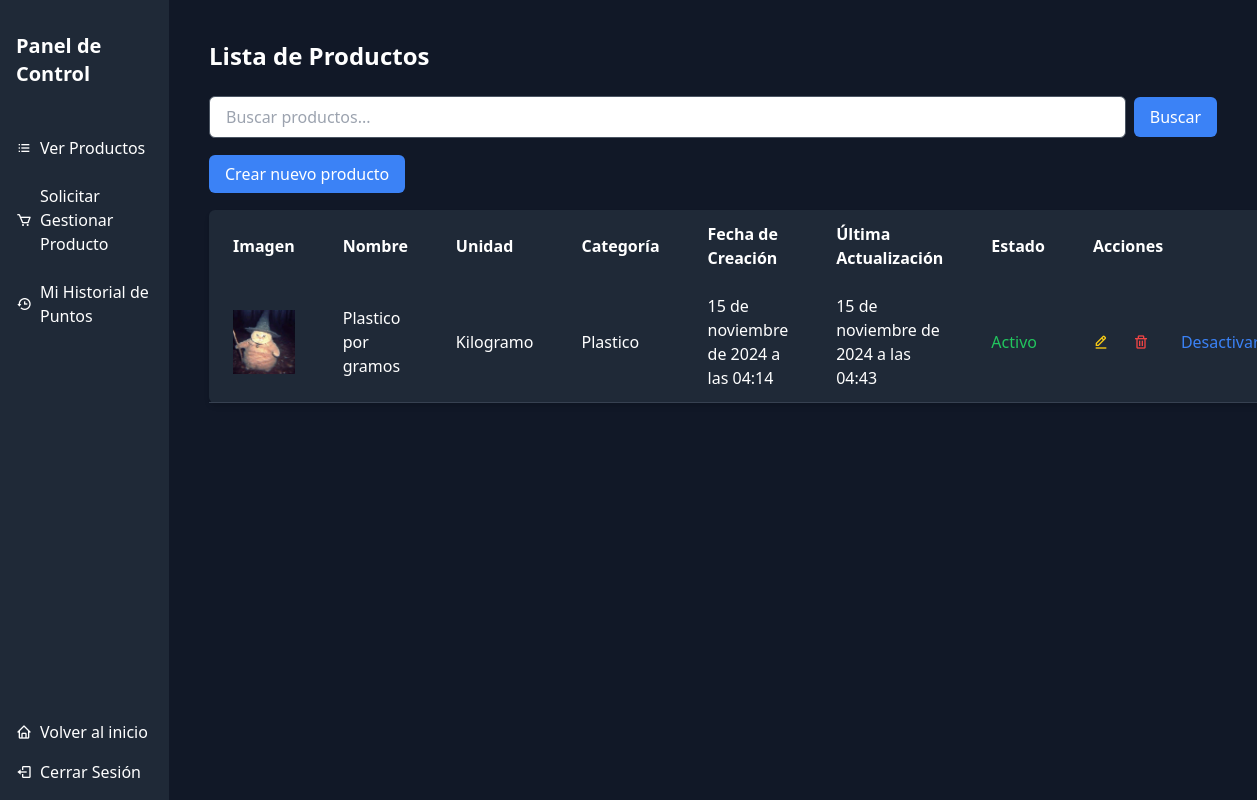
The app's page /dashboard/products/ (signed in) with its own data.
### core/dashboard/models.py (models this page shows, shortened)
class Product(models.Model):
    name = models.CharField(max_length=50, unique=True)
    description = models.TextField()
    image = models.ImageField(upload_to='products/', validators=[validate_image_extension])
    created_at = models.DateTimeField(auto_now_add=True)
    updated_at = models.DateTimeField(auto_now=True)
    units = models.ForeignKey(Units, on_delete=models.CASCADE, related_name="products")
    category = models.ForeignKey(Category, on_delete=models.CASCADE, related_name="products")
    is_active = models.BooleanField(default=True)
    created_by = models.ForeignKey(
        settings.AUTH_USER_MODEL,
        on_delete=models.SET_NULL,
        null=True,
        blank=True,
        related_name="created_products"
    )
    updated_by = models.ForeignKey(
        settings.AUTH_USER_MODEL,
        on_delete=models.SET_NULL,
        null=True,
        blank=True,
        related_name="updated_products"
    )
    class Meta:
        verbose_name = 'Producto'
        verbose_name_plural = 'Productos'

class Units(models.Model):
    name = models.CharField(max_length=50, unique=True)
    abbreviation = models.CharField(max_length=10, unique=True)
    created_at = models.DateTimeField(auto_now_add=True)
    updated_at = models.DateTimeField(auto_now=True)
    created_by = models.ForeignKey(
        settings.AUTH_USER_MODEL,
        on_delete=models.SET_NULL,
        null=True,
        blank=True,
        related_name="created_units"
    )
    updated_by = models.ForeignKey(
        settings.AUTH_USER_MODEL,
        on_delete=models.SET_NULL,
        null=True,
        blank=True,
        related_name="updated_units"
    )
    class Meta:
        verbose_name = 'Unidad'
        verbose_name_plural = 'Unidades'

class Category(models.Model):
    name = models.CharField(max_length=50, unique=True)
    created_at = models.DateTimeField(auto_now_add=True)
    updated_at = models.DateTimeField(auto_now=True)
    created_by = models.ForeignKey(
        settings.AUTH_USER_MODEL,
        on_delete=models.SET_NULL,
        null=True,
        blank=True,
        related_name="created_categories"
    )
    updated_by = models.ForeignKey(
        settings.AUTH_USER_MODEL,
        on_delete=models.SET_NULL,
        null=True,
        blank=True,
        related_name="updated_categories"
    )
    class Meta:
        verbose_name = 'Categoría'
        verbose_name_plural = 'Categorías'

### core/dashboard/views/product.py (the view)
# urls.py: path('products/', product.ProductListView.as_view(), name='product_list'),
class ProductListView(LoginRequiredMixin, ListView):
    model = Product
    template_name = 'core/dashboard/products/product_list.html'
    context_object_name = 'products'
    paginate_by = 10
    def get_queryset(self):
        queryset = Product.objects.all()
        query = self.request.GET.get('q')
        if query:
            queryset = queryset.filter(description__icontains=query)
        return queryset

### templates/core/dashboard/products/product_list.html (shortened to what this page needs)
{% extends 'components/base_dash.html' %}
{% block content %}
    <div class="container mx-auto p-2">
        <h2 class="text-2xl font-bold mb-6">Lista de Productos</h2>
        <div class="mb-4">
            <form method="get" action="{% url 'dashboard:product_list' %}" class="flex items-center">
                <input type="text" name="q" value="{{ request.GET.q }}" placeholder="Buscar productos..." class="form-input px-4 py-2 rounded-md w-full border border-gray-600">
                <button type="submit" class="ml-2 bg-blue-500 text-white px-4 py-2 rounded-md hover:bg-blue-600">
                    Buscar
                </button>
            </form>
        </div>
        <div class="mt-6 mb-6">
            <a href="{% url 'dashboard:product_create' %}" class="bg-blue-500 text-white px-4 py-2 rounded-md hover:bg-blue-600">Crear nuevo producto</a>
        </div>
        <table class="min-w-full bg-gray-800 text-white rounded-md shadow-md">
            <thead>
                <tr>
                    <th class="py-3 px-6 text-left">Imagen</th>
                    <th class="py-3 px-6 text-left">Nombre</th>
                    <th class="py-3 px-6 text-left">Unidad</th>
                    <th class="py-3 px-6 text-left">Categoría</th>
                    <th class="py-3 px-6 text-left">Fecha de Creación</th>
                    <th class="py-3 px-6 text-left">Última Actualización</th>
                    <th class="py-3 px-6 text-left">Estado</th>
                    <th class="py-3 px-6 text-left">Acciones</th>
                </tr>
            </thead>
            <tbody>
                {% for product in products %}
                    <tr class="border-b border-gray-700">
                        <td class="py-3 px-6">
                            <img src="{{ product.image.url }}" alt="{{ product.description }}" class="w-16 h-16 object-cover">
                        </td>
                        <td class="py-3 px-6">{{ product.name }}</td>
                        <td class="py-3 px-6">{{ product.units.name }}</td>
                        <td class="py-3 px-6">{{ product.category.name }}</td>
                        <td class="py-3 px-6">{{ product.created_at }}</td>
                        <td class="py-3 px-6">{{ product.updated_at }}</td>
                        <td class="py-3 px-6">
                            {% if product.is_active %}
                                <span class="text-green-500">Activo</span>
                            {% else %}
                                <span class="text-red-500">Inactivo</span>
                            {% endif %}
                        </td>
                        <td class="py-3 px-6">
                            <div class="flex space-x-4">
                                <a href="{% url 'dashboard:product_update' product.id %}" class="text-yellow-400 hover:text-yellow-500 flex items-center">
                                    <i class="bx bx-edit-alt mr-2"></i>
                                </a>
                                <a href="{% url 'dashboard:product_delete' product.id %}" class="text-red-500 hover:text-red-600 flex items-center">
                                    <i class="bx bx-trash mr-2"></i>
                                </a>
                                <a href="{% url 'dashboard:product_toggle_status' product.id %}" class="text-blue-500 hover:text-blue-600 flex items-center">
                                    {% if product.is_active %}
                                        Desactivar
                                    {% else %}
                                        Activar
                                    {% endif %}
                                </a>
                            </div>
                        </td>
                    </tr>
                {% empty %}
                    <tr>
                        <td colspan="8" class="py-3 px-6 text-center">No hay productos disponibles</td>
                    </tr>
                {% endfor %}
            </tbody>
        </table>
    </div>
{% endblock %}

### records on screen
Product: image (picture), name "Plastico por gramos", units.name "Kilogramo", category.name "Plastico", created_at "15 de noviembre de 2024 a las 04:14", updated_at "15 de noviembre de 2024 a las 04:43", is_active "Activo"
